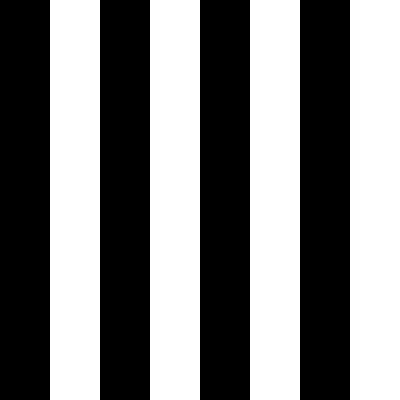
Frame 1 (no input)
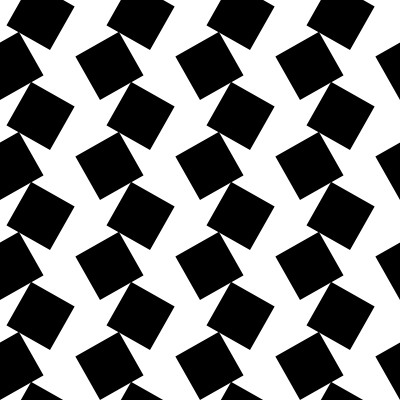
Frame 60 (the mouse pressed at the canvas centre just before this capture)
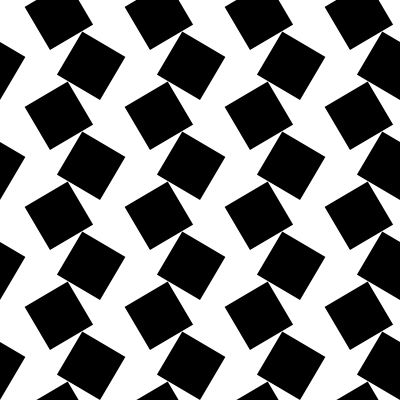
Frame 120 (the mouse held since frame 60 and released just before this capture)

The Processing sketch that drew these frames (run headless with seeded random() and noise(); from frame 60 on, the mouse is pressed at the canvas centre):

// Processing sketch: processing_170735
// ── processing_170735.pde

float rSize; 
float rx, ry; 
float tx; 
float angleR;
float angleStep; 
boolean gridOn = false; 

void setup() {
  size(400, 400); 
  background(255); 
  smooth(); 

  rSize = 50;
  angleR = 0; 
  rx = -rSize; 
  ry = -rSize;     
  tx = 0;  
  angleStep = 0.5;
}

void draw() {
  background(255); 
  if (gridOn) {
    drawGrid();
  } 
  noStroke(); 
  fill(0);   

  int counter = 0; 
  float xStart = 0; 

  for (float my = rSize; my <= height+rSize; my += rSize) {
    xStart = (counter%2 == 0) ? tx : tx-rSize;  
    xStart = tx-rSize; 

    for (float mx = xStart; mx <= width+rSize; mx += 2*rSize) {
      pushMatrix();
      if (counter%2 == 0) { 
        translate(mx, my);
        rotate(radians(constrain(angleR, 0, 90)));
      } else {
        translate(mx-rSize, my);
        rotate(radians(90-constrain(angleR, 0, 90)));
      }

      rect(rx, ry, rSize, rSize);    
      popMatrix();
    }
    counter++;
  }

  angleR += angleStep; 
  if (angleR > 95) {    
    angleR = 0;
    if (tx >= rSize) { 
      tx = 0;
    } else { 
      tx += rSize;
    }
  }
}

void drawGrid() {  
  stroke(200); 
  for (float y = 0; y < height; y += rSize) {
    line(0, y, width, y);
  }
  for (float x = 0; x < width; x += rSize) {
    line(x, 0, x, height);
  }
}

void keyReleased(){
  if(key == 'g' || key == 'G'){
    gridOn = (gridOn) ? false : true; 
  }
}
